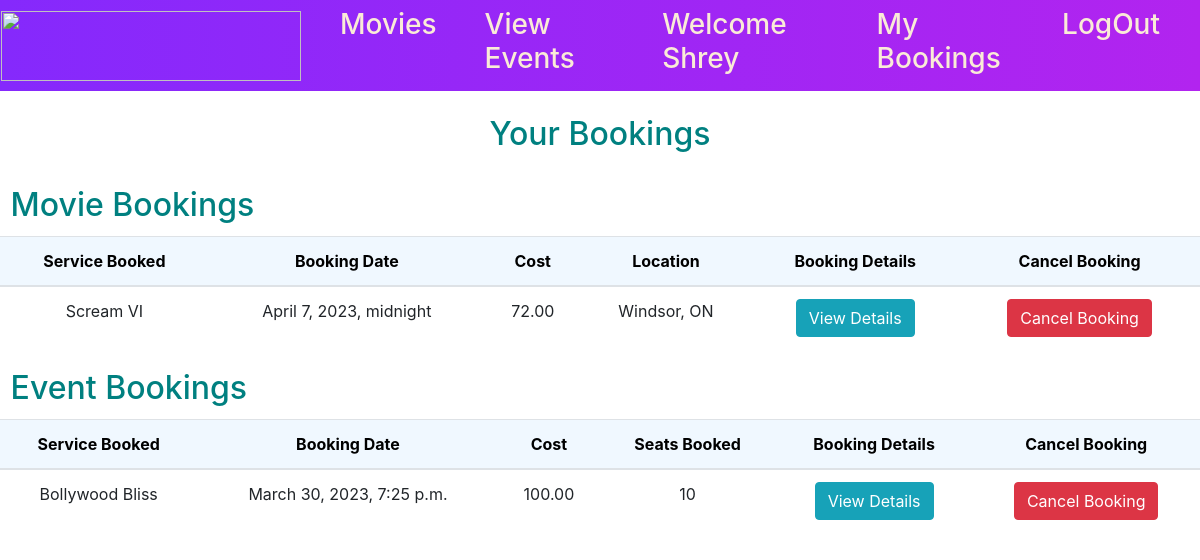
The page /bookings/ (signed in) on the database its author committed.
### home/models.py (models this page shows, shortened)
class Booking(models.Model):
    id = models.UUIDField(primary_key=True, default=uuid.uuid4, editable=False)
    showtime = models.ForeignKey(Showtime, on_delete=models.CASCADE)
    user = models.ForeignKey(User, on_delete=models.CASCADE)
    movie = models.ForeignKey(Movie, on_delete=models.CASCADE)
    seats = models.IntegerField()
    payment_status = models.BooleanField(default=False)
    total_price = models.DecimalField(max_digits=10, decimal_places=2, default=0)

class Movie(models.Model):
    title = models.CharField(max_length=255)
    duration = models.CharField(max_length=25, null=True, blank=False)
    image_url = models.CharField(max_length=100000, null=True, blank=False)
    description = models.TextField(blank=False)
    genre = models.CharField(max_length=100)
    price = models.IntegerField(blank=False)

class Showtime(models.Model):
    movie = models.ForeignKey(Movie, on_delete=models.CASCADE)
    theater = models.ForeignKey(Theater, on_delete=models.CASCADE)
    date = models.DateField(default=timezone.now)
    time = models.TimeField()

class Theater(models.Model):
    name = models.CharField(max_length=255)
    location = models.CharField(max_length=255)

class Eventbooking(models.Model):
    id = models.UUIDField(primary_key=True, default=uuid.uuid4, editable=False)
    event_page = models.ForeignKey(EventPage, on_delete=models.CASCADE)
    name = models.CharField(max_length=100)
    phone_number = models.CharField(max_length=10)
    seats = models.IntegerField(default=1)
    date_booked = models.DateTimeField(auto_now_add=True)
    featured_price = models.DecimalField(max_digits=10, decimal_places=2, default=0.0)
    payment_status = models.BooleanField(default=False)

class EventPage(models.Model):
    id = models.UUIDField(primary_key=True, default=uuid.uuid4, editable=False)
    title = models.CharField(max_length=122)
    header = models.CharField(max_length=122)
    desc = models.TextField()
    created_at = models.DateTimeField(auto_now_add=True)
    location = models.TextField(default='')
    price = models.IntegerField(default=10)
    tag = models.CharField(max_length=122, default='')
    eventdate = models.IntegerField(default=1)
    eventday = models.TextField(default="")
    eventmonth = models.TextField(default="")
    eventyear = models.IntegerField(default=2020)
    organizer = models.CharField(max_length=122, default='')

### home/views.py (the view)
@login_required(login_url='/')
def bookings(request):
    user = User.objects.get(email=request.user.email)
    booking_list = Booking.objects.filter(user=user)
    eventbooking_list = Eventbooking.objects.filter(name=user.get_full_name())
    context = {'booking_list': booking_list, 'eventbooking_list': eventbooking_list}
    return render(request, 'bookings.html', context)

### templates/bookings.html (shortened to what this page needs)
{% extends 'base.html' %}
{% block nav0 %}
    Movies
{% endblock nav0 %}
{% block nav0link %}
  /movie
{% endblock nav0link %}
{% block nav1link %}
  /
{% endblock nav1link %}
{% block nav1 %}
  View Events
{% endblock nav1 %}
{% block nav2link %}
  {% if user.is_authenticated %}
      /profile
  {% else %}
    /signup
  {% endif %}
{% endblock nav2link %}
{% block nav2 %}
  {% if user.is_authenticated %}
    Welcome {{user.first_name}}
  {% else %}
    Login
  {% endif %}
{% endblock nav2 %}
{% block nav3link %}
  {% if user.is_authenticated %}
      /bookings
  {% endif %}
{% endblock nav3link %}
{% block nav3 %}
  {% if user.is_authenticated %}
    My Bookings
  {% endif %}
{% endblock nav3 %}
{% block nav4link %}
  {% if user.is_authenticated %}
    /logout
  {% endif %}
{% endblock nav4link %}
{% block nav4 %}
  {% if user.is_authenticated %}
     LogOut
  {% endif %}
{% endblock nav4 %}
{% block body %}
<div class="row mb-4">
    <div class="col-lg-12 text-center p-4 text-black">
        <h2  style="color: #008080">Your Bookings</h2>
    </div>
{% if booking_list %}
<h2  style="color: #008080"> &nbsp;&nbsp;&nbsp;Movie Bookings</h2>
<div class="col-lg-12 m-1 mx-auto">
        <table class="table " >
            <thead class="text-center"style="background: #f0f8ff;color: #000000" >
              <tr>
                <th scope="col">Service Booked</th>
                <th scope="col">Booking Date</th>
                <th scope="col">Cost</th>
                  <th scope="col">Location</th>
                <th scope="col">Booking Details</th>
                <th scope="col">Cancel Booking</th>
              </tr>
            </thead>
            <tbody>
                {% for booking in booking_list %}
              <tr class="text-center">
                <td>{{booking.movie.title}}</td>
                <td>{{booking.showtime.date}}, {{booking.showtime.time}}</td>
                <td>{{booking.total_price}}</td>
                  <td>{{booking.showtime.theater.location}}</td>
                <td>
                    <button type="submit" class="btn btn-info">
                    <a href="{% url 'booking_detail' booking.id %}" class="text-white" style="text-decoration: none;">View Details</a>
                  </button>
                </td>
                <form action="cancel_bookingmovie" method="post">
                  <td><button type="submit" class="btn btn-danger">Cancel Booking</button></td>
                </form>
              </tr>
              {% endfor %}
            </tbody>
        </table>
    </div>
{% endif %}
{% if eventbooking_list %}
<h2 style="color: #008080"> &nbsp;&nbsp;&nbsp;Event Bookings</h2>
   <div class="col-lg-12 m-1 mx-auto">
        <table class="table " >
            <thead class="text-center"style="background: #f0f8ff;color: #000000" >
              <tr>
                <th scope="col">Service Booked</th>
                <th scope="col">Booking Date</th>
                <th scope="col">Cost</th>
                <th scope="col">Seats Booked</th>
                <th scope="col">Booking Details</th>
                <th scope="col">Cancel Booking</th>
              </tr>
            </thead>
            <tbody>
                {% for booking in eventbooking_list %}
              <tr class="text-center">
                <td>{{booking.event_page.title}}</td>
                <td>{{booking.date_booked}}</td>
                <td>{{booking.featured_price}}</td>
                <td>{{booking.seats}}</td>
                <td>
                    <button type="submit" class="btn btn-info">
                    <a href="{% url 'booking_detail' booking.id %}" class="text-white" style="text-decoration: none;">View Details</a>
                  </button>
                </td>
                <form action="cancel_bookingevent" method="post">
                  <td><button type="submit" class="btn btn-danger">Cancel Booking</button></td>
                </form>
              </tr>
              {% endfor %}
            </tbody>
        </table>
    </div>
    </div>
{% endif %}
{% endblock %}

### static/css/style_nav.css (style rules this page uses)
.row,.container { overflow: hidden; }

### rows shown on the page
Booking: movie "Scream VI", showtime "April 7, 2023", showtime.time "midnight", total_price "72.00", showtime.theater.location "Windsor, ON"
Eventbooking: event_page "Bollywood Bliss", date_booked "March 30, 2023, 7:25 p.m.", featured_price "100.00", seats "10"

### other values the page prints
{{ user.first_name }} "Shrey"
